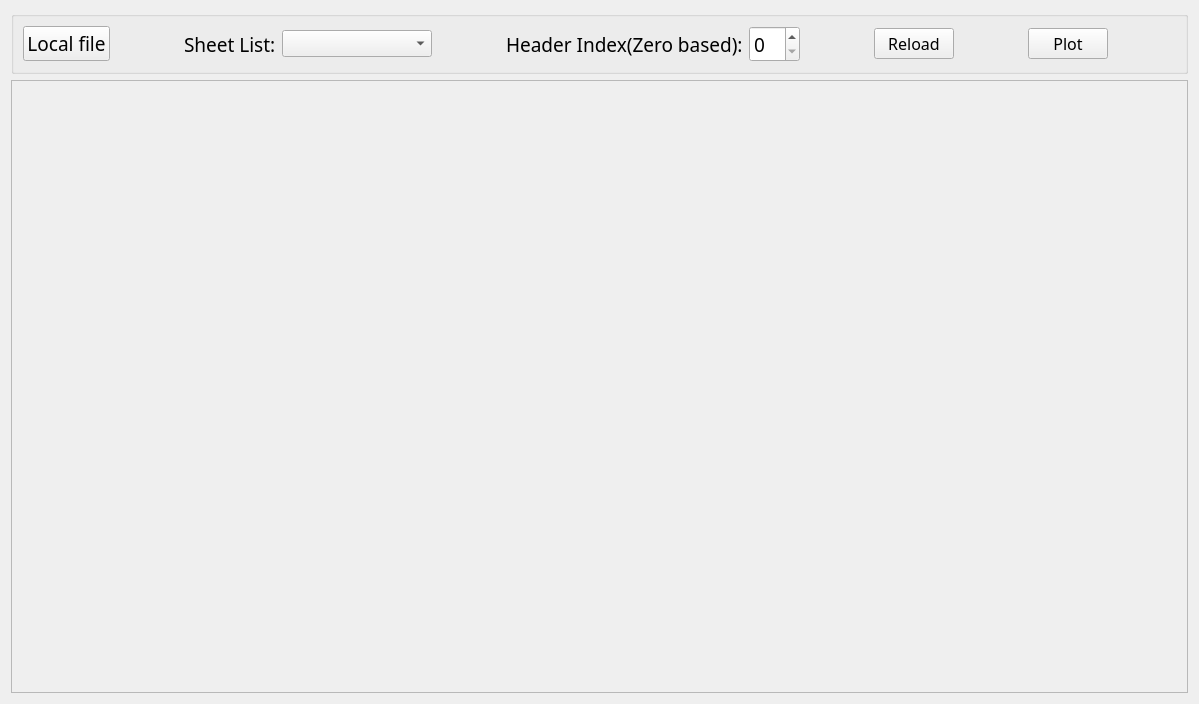
<?xml version="1.0" encoding="UTF-8"?>
<ui version="4.0">
 <class>TASPlot</class>
 <widget class="QWidget" name="TASPlot">
  <property name="geometry">
   <rect>
    <x>0</x>
    <y>0</y>
    <width>1199</width>
    <height>704</height>
   </rect>
  </property>
  <property name="font">
   <font>
    <pointsize>12</pointsize>
   </font>
  </property>
  <property name="windowTitle">
   <string>Form</string>
  </property>
  <layout class="QVBoxLayout" name="verticalLayout">
   <item>
    <widget class="QGroupBox" name="groupBox">
     <layout class="QHBoxLayout" name="horizontalLayout">
      <item>
       <widget class="QPushButton" name="btnChooseFile">
        <property name="font">
         <font>
          <family>Microsoft YaHei</family>
          <pointsize>14</pointsize>
         </font>
        </property>
        <property name="text">
         <string>Local file</string>
        </property>
        <property name="icon">
         <iconset>
          <normaloff>res/excel.png</normaloff>res/excel.png</iconset>
        </property>
       </widget>
      </item>
      <item>
       <spacer name="horizontalSpacer_4">
        <property name="orientation">
         <enum>Qt::Horizontal</enum>
        </property>
        <property name="sizeHint" stdset="0">
         <size>
          <width>40</width>
          <height>20</height>
         </size>
        </property>
       </spacer>
      </item>
      <item>
       <widget class="QLabel" name="label">
        <property name="font">
         <font>
          <family>Microsoft YaHei</family>
          <pointsize>14</pointsize>
          <weight>3</weight>
          <italic>false</italic>
          <bold>false</bold>
         </font>
        </property>
        <property name="styleSheet">
         <string notr="true">font: 25 14pt &quot;Microsoft YaHei&quot;;</string>
        </property>
        <property name="text">
         <string>Sheet List:</string>
        </property>
       </widget>
      </item>
      <item>
       <widget class="QComboBox" name="comboSheet">
        <property name="minimumSize">
         <size>
          <width>150</width>
          <height>0</height>
         </size>
        </property>
        <property name="styleSheet">
         <string notr="true">font: 25 14pt &quot;Microsoft YaHei&quot;;</string>
        </property>
       </widget>
      </item>
      <item>
       <spacer name="horizontalSpacer">
        <property name="orientation">
         <enum>Qt::Horizontal</enum>
        </property>
        <property name="sizeHint" stdset="0">
         <size>
          <width>40</width>
          <height>20</height>
         </size>
        </property>
       </spacer>
      </item>
      <item>
       <widget class="QLabel" name="label_2">
        <property name="font">
         <font>
          <family>Microsoft YaHei</family>
          <pointsize>14</pointsize>
          <weight>3</weight>
          <italic>false</italic>
          <bold>false</bold>
         </font>
        </property>
        <property name="styleSheet">
         <string notr="true">font: 25 14pt &quot;Microsoft YaHei&quot;;</string>
        </property>
        <property name="text">
         <string>Header Index(Zero based):</string>
        </property>
       </widget>
      </item>
      <item>
       <widget class="QSpinBox" name="spinHeaderIndex">
        <property name="font">
         <font>
          <family>Microsoft YaHei</family>
          <pointsize>14</pointsize>
          <weight>3</weight>
          <italic>false</italic>
          <bold>false</bold>
         </font>
        </property>
        <property name="styleSheet">
         <string notr="true">font: 25 14pt &quot;Microsoft YaHei&quot;;</string>
        </property>
       </widget>
      </item>
      <item>
       <spacer name="horizontalSpacer_2">
        <property name="orientation">
         <enum>Qt::Horizontal</enum>
        </property>
        <property name="sizeHint" stdset="0">
         <size>
          <width>40</width>
          <height>20</height>
         </size>
        </property>
       </spacer>
      </item>
      <item>
       <widget class="QPushButton" name="btnReload">
        <property name="font">
         <font>
          <family>Microsoft YaHei</family>
          <pointsize>12</pointsize>
         </font>
        </property>
        <property name="text">
         <string>Reload</string>
        </property>
        <property name="icon">
         <iconset>
          <normaloff>res/refresh.png</normaloff>res/refresh.png</iconset>
        </property>
       </widget>
      </item>
      <item>
       <spacer name="horizontalSpacer_5">
        <property name="orientation">
         <enum>Qt::Horizontal</enum>
        </property>
        <property name="sizeHint" stdset="0">
         <size>
          <width>37</width>
          <height>20</height>
         </size>
        </property>
       </spacer>
      </item>
      <item>
       <widget class="QPushButton" name="btnPlot">
        <property name="font">
         <font>
          <family>Microsoft YaHei</family>
          <pointsize>12</pointsize>
         </font>
        </property>
        <property name="text">
         <string>Plot</string>
        </property>
        <property name="icon">
         <iconset>
          <normaloff>res/数据查询.png</normaloff>res/数据查询.png</iconset>
        </property>
       </widget>
      </item>
      <item>
       <spacer name="horizontalSpacer_6">
        <property name="orientation">
         <enum>Qt::Horizontal</enum>
        </property>
        <property name="sizeHint" stdset="0">
         <size>
          <width>37</width>
          <height>20</height>
         </size>
        </property>
       </spacer>
      </item>
     </layout>
    </widget>
   </item>
   <item>
    <widget class="QScrollArea" name="scrollArea">
     <property name="font">
      <font>
       <pointsize>12</pointsize>
      </font>
     </property>
     <property name="widgetResizable">
      <bool>true</bool>
     </property>
     <widget class="QWidget" name="scrollAreaWidgetContents">
      <property name="geometry">
       <rect>
        <x>0</x>
        <y>0</y>
        <width>1179</width>
        <height>625</height>
       </rect>
      </property>
     </widget>
    </widget>
   </item>
  </layout>
 </widget>
 <resources/>
 <connections/>
</ui>
